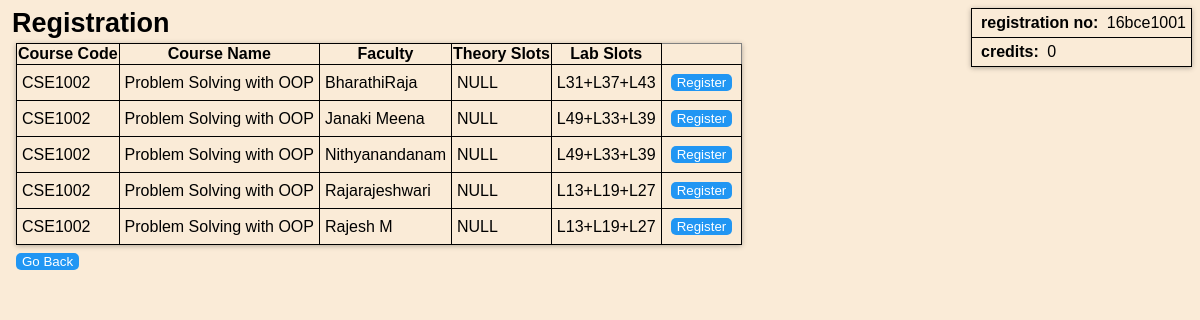
Screenshot of /register.php?CourseName=CSE1002 (signed in) with the database file from the repository.
### tables this page shows
CREATE TABLE `student` (
  `name` varchar(30) DEFAULT NULL,
  `regno` varchar(9) NOT NULL,
  `email` varchar(30) DEFAULT NULL,
  `pass` varchar(15) DEFAULT NULL,
  `credits` int(11) NOT NULL DEFAULT '0',
  `class` varchar(100) NOT NULL
);

CREATE TABLE `classes` (
  `classno` varchar(4) NOT NULL,
  `code` varchar(7) DEFAULT NULL,
  `Tslot` varchar(10) DEFAULT NULL,
  `Lslot` varchar(12) DEFAULT NULL,
  `Nos` int(11) DEFAULT '0',
  `faculty` varchar(35) DEFAULT NULL
);

CREATE TABLE `courses` (
  `code` varchar(7) NOT NULL,
  `course_name` varchar(40) DEFAULT NULL,
  `credits` int(11) DEFAULT NULL,
  `school` varchar(6) DEFAULT NULL,
  `prereq` varchar(10) DEFAULT NULL,
  `type` varchar(3) DEFAULT NULL
);

### register.php (the view, shortened to what this page needs)
<?php
  $db=mysqli_connect('localhost','root','','courseReg') or die('Connection failed');
?>
<!DOCTYPE html>
<html>
  <body>
  <span id="heading">Registration</span>
  <?php
    $cred="select credits from student where regno='".$_SESSION["REG"]."';";
    $creds=mysqli_query($db,$cred);
    $result1=mysqli_fetch_array($creds);
    echo "<table id='det'>";
    echo "<tr> <td> <b>registration no:</b> ".$_SESSION["REG"]."</td></tr>";
    echo "<tr> <td> <b>credits:</b> ".$result1['credits']."</td></tr>";
    echo "</table>";
  ?>
    <form method='get'action='reg.php'>
      <table>
        <tr>
          <th>Course Code</th>
          <th>Course Name</th>
          <th>Faculty</th>
          <th>Theory Slots</th>
          <th>Lab Slots</th>
        </tr>
      <?php
      $cno=$_GET['CourseName'];
      $query="SELECT * from classes,courses WHERE classes.code='$cno' AND classes.code=courses.code;";
      $result=mysqli_query($db,$query);
      while($row=mysqli_fetch_array($result)){
        echo '<tr>';
        echo '<td>'.$row['code'].'</td>';
        echo '<td>'.$row['course_name'].'</td>';
        echo '<td>'.$row['faculty'].'</td>';
        echo '<td>'.$row['Tslot'].'</td>';
        echo '<td>'.$row['Lslot'].'</td>';
        echo '<td> <button type=submit name="ClassNo" value='.$row['classno'].'>Register</button></td>';
        echo '</tr>';
      }
      echo "</table>";
    ?>
    </form>
    <form action="courses.php">
      <button type="submit" name="button">Go Back</button>
    </form>
  </body>
</html>

### register.php (style rules this page uses)
* { margin:4px; }
body { font-family:sans-serif; background-color: #faebd7; }
table { border-collapse: collapse; box-shadow: 0px 1px 5px rgba(0, 0, 0, 0.3); }
tr,td,th { border-style:solid; border-width: thin; }
#heading { font-weight: bolder; font-size: 27px; }
input, button { background: #2196F3; border: none; left: 0; color: #fff; bottom: 0; border: 0px solid rgba(0, 0, 0, 0.1); border-radius:5px; transform: rotateZ(0deg); transition: all 0.1s ease-out; }
#det { box-shadow: 0px 1px 5px rgba(0, 0, 0, 0.3); margin:0px; float: right; }
td { padding: 5px; }

### rows the page displays
student: credits "0"
classes: courses.code "CSE1002", courses.course_name "Problem Solving with OOP", faculty "BharathiRaja", Tslot "NULL", Lslot "L31+L37+L43", $row['classno'] 1006 (drawn)
classes: courses.code "CSE1002", courses.course_name "Problem Solving with OOP", faculty "Janaki Meena", Tslot "NULL", Lslot "L49+L33+L39", $row['classno'] 1007 (drawn)
classes: courses.code "CSE1002", courses.course_name "Problem Solving with OOP", faculty "Nithyanandanam", Tslot "NULL", Lslot "L49+L33+L39", $row['classno'] 1008 (drawn)
classes: courses.code "CSE1002", courses.course_name "Problem Solving with OOP", faculty "Rajarajeshwari", Tslot "NULL", Lslot "L13+L19+L27", $row['classno'] 1009 (drawn)
classes: courses.code "CSE1002", courses.course_name "Problem Solving with OOP", faculty "Rajesh M", Tslot "NULL", Lslot "L13+L19+L27", $row['classno'] 1010 (drawn)

### other values shown
$_SESSION["REG"] "16bce1001"
